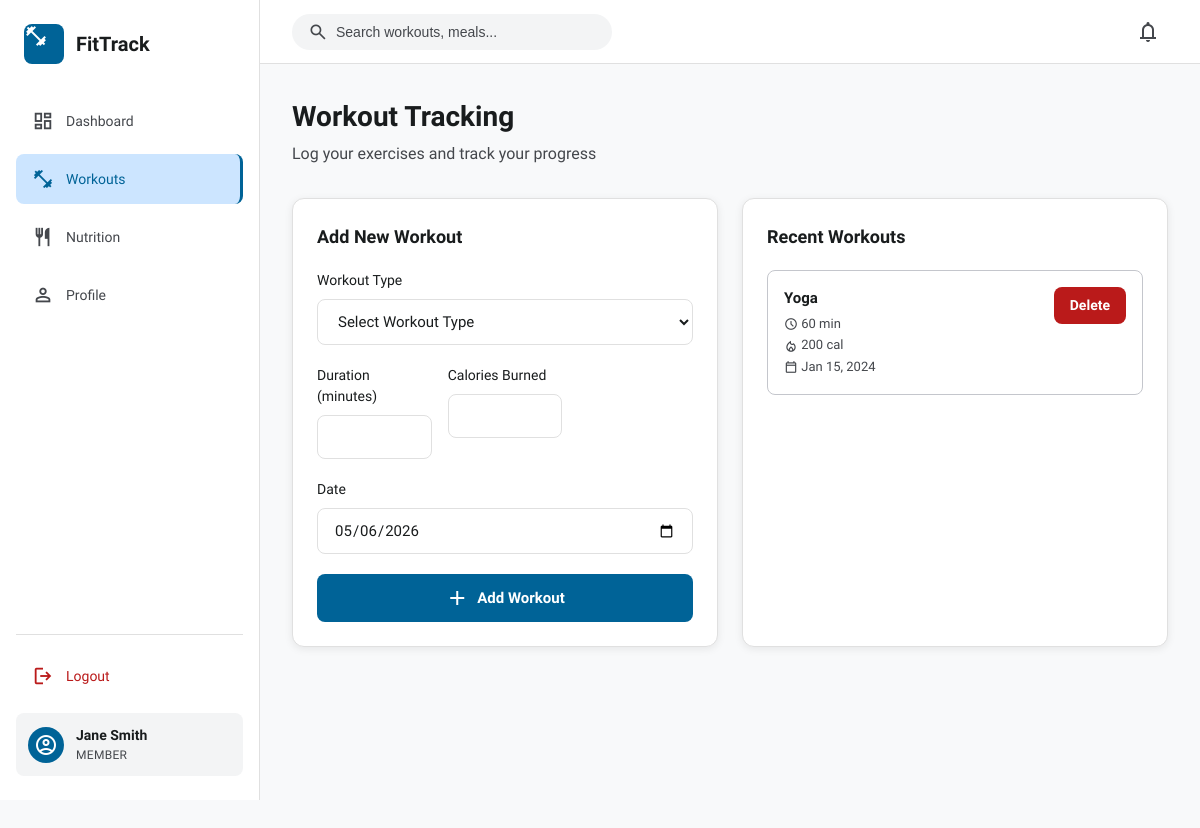
Screenshot of /pages/add_workout.php (signed in) with the database file from the repository.
### tables this page shows
CREATE TABLE workouts (
    id INT AUTO_INCREMENT PRIMARY KEY,
    user_id INT NOT NULL,
    type VARCHAR(50) NOT NULL,
    duration INT NOT NULL,  
    calories_burned INT NOT NULL,
    date DATE NOT NULL,
    created_at TIMESTAMP DEFAULT CURRENT_TIMESTAMP,
    FOREIGN KEY (user_id) REFERENCES users(id) ON DELETE CASCADE
);

### pages/add_workout.php (the view, shortened to what this page needs)
<?php
require_once __DIR__ . '/../core/header.php';
$user_id = $_SESSION['user_id'];
$workouts_sql = "SELECT * FROM workouts WHERE user_id = $user_id ORDER BY date DESC, created_at DESC";
$workouts_result = $conn->query($workouts_sql);
?>
<div class="page-header">
    <h1 class="page-title">Workout Tracking</h1>
    <p class="page-subtitle">Log your exercises and track your progress</p>
</div>
<div class="form-page-grid">
    <div class="form-card">
        <h3>Add New Workout</h3>
        <form method="POST" action="" onsubmit="return validateWorkoutForm()">
            <div class="form-group">
                <label for="type">Workout Type</label>
                <select id="type" name="type" required>
                    <option value="">Select Workout Type</option>
                </select>
            </div>
            <div class="form-row">
                <div class="form-group">
                    <label for="duration">Duration (minutes)</label>
                    <input type="number" id="duration" name="duration" min="1" max="600" required>
                </div>
                <div class="form-group">
                    <label for="calories_burned">Calories Burned</label>
                    <input type="number" id="calories_burned" name="calories_burned" min="1" max="5000" required>
                </div>
            </div>
            <div class="form-group">
                <label for="date">Date</label>
                <input type="date" id="date" name="date" value="<?php echo date('Y-m-d'); ?>" required>
            </div>
            <button type="submit" class="btn btn-primary">
                <span class="material-symbols-outlined">add</span>
                Add Workout
            </button>
        </form>
    </div>
    <div class="list-card">
        <h3>Recent Workouts</h3>
        <?php if ($workouts_result->num_rows > 0): ?>
            <div class="items-list">
                <?php while ($workout = $workouts_result->fetch_assoc()): ?>
                    <div class="list-item">
                        <div class="list-item-info">
                            <h4><?php echo htmlspecialchars($workout['type']); ?></h4>
                            <p><span class="material-symbols-outlined" style="font-size: 14px; vertical-align: middle;">schedule</span> <?php echo $workout['duration']; ?> min</p>
                            <p><span class="material-symbols-outlined" style="font-size: 14px; vertical-align: middle;">local_fire_department</span> <?php echo $workout['calories_burned']; ?> cal</p>
                            <p><span class="material-symbols-outlined" style="font-size: 14px; vertical-align: middle;">calendar_today</span> <?php echo date('M j, Y', strtotime($workout['date'])); ?></p>
                        </div>
                        <div class="list-item-actions">
                            <a href="?delete=<?php echo $workout['id']; ?>"
                               class="btn btn-danger btn-sm"
                               onclick="return confirm('Are you sure you want to delete this workout?')">Delete</a>
                        </div>
                    </div>
                <?php endwhile; ?>
            </div>
        <?php endif; ?>
    </div>
</div>
<?php include __DIR__ . '/../core/footer.php'; ?>

### assets/css/style.css (style rules this page uses)
:root { --primary: #006397; --primary-dark: #041525; --primary-light: #cce5ff; --secondary: #5cb8fd; --secondary-light: #d3e4fa; --surface: #f8f9fa; --surface-container: #ffffff; --surface-variant: #f3f4f5; --on-surface: #191c1d; --on-surface-variant: #44474c; --on-primary: #ffffff; --outline: #e0e0e0; --outline-variant: #c4c6cc; --error: #ba1a1a; --error-container: #ffdad6; --success: #2e7d32; --success-container: #d4edda; --positive: #2e7d32; --negative: #ba1a1a; --sidebar-width: 260px; --header-height: 64px; --radius-sm: 4px; --radius-md: 8px; --radius-lg: 12px; --radius-xl: 16px; --radius-full: 9999px; --shadow-sm: 0 1px 2px rgba(0, 0, 0, 0.05); --shadow-md: 0 4px 6px -1px rgba(0, 0, 0, 0.1), 0 2px 4px -2px rgba(0, 0, 0, 0.1); --shadow-lg: 0 10px 15px -3px rgba(0, 0, 0, 0.1), 0 4px 6px -4px rgba(0, 0, 0, 0.1); --shadow-card: 0 2px 8px rgba(0, 0, 0, 0.08); --font-family: "Lexend", -apple-system, BlinkMacSystemFont, "Segoe UI", sans-serif; --transition-fast: 150ms ease; --transition-base: 250ms ease; --transition-slow: 350ms ease; }
* { margin: 0; padding: 0; box-sizing: border-box; }
html { font-size: 16px; -webkit-font-smoothing: antialiased; -moz-osx-font-smoothing: grayscale; }
body { font-family: var(--font-family); font-weight: 400; line-height: 1.5; color: var(--on-surface); background-color: var(--surface); min-height: 100vh; }
a { color: var(--primary); text-decoration: none; transition: color var(--transition-fast); }
.material-symbols-outlined { font-family: "Material Symbols Outlined"; font-weight: normal; font-style: normal; font-size: 24px; line-height: 1; letter-spacing: normal; text-transform: none; display: inline-block; white-space: nowrap; word-wrap: normal; direction: ltr; -webkit-font-smoothing: antialiased; font-variation-settings: "FILL" 0, "wght" 400, "GRAD" 0, "opsz" 24; }
.form-group { margin-bottom: 1.25rem; }
.form-group label { display: block; font-size: 0.875rem; font-weight: 500; color: var(--on-surface); margin-bottom: 0.5rem; }
.form-group input, .form-group select, .form-group textarea { width: 100%; padding: 0.75rem 1rem; border: 1px solid var(--outline); border-radius: var(--radius-md); font-size: 0.9375rem; font-family: inherit; color: var(--on-surface); background: var(--surface-container); transition: all var(--transition-fast); }
.form-group input::placeholder { color: var(--on-surface-variant); }
.form-row { display: grid; grid-template-columns: repeat(3, 1fr); gap: 1rem; }
.btn { display: inline-flex; align-items: center; justify-content: center; gap: 0.5rem; padding: 0.75rem 1.5rem; border: none; border-radius: var(--radius-md); font-size: 0.9375rem; font-weight: 600; font-family: inherit; cursor: pointer; transition: all var(--transition-fast); text-decoration: none; }
.btn-primary { background: var(--primary); color: var(--on-primary); width: 100%; }
.btn-danger { background: var(--error); color: var(--on-primary); }
.btn-sm { padding: 0.5rem 1rem; font-size: 0.875rem; }
.page-header { margin-bottom: 2rem; }
.page-title { font-size: 1.75rem; font-weight: 700; color: var(--on-surface); margin-bottom: 0.25rem; }
.page-subtitle { font-size: 1rem; color: var(--on-surface-variant); }
.form-page-grid { display: grid; grid-template-columns: 1fr 1fr; gap: 1.5rem; }
.form-card, .list-card { background: var(--surface-container); border-radius: var(--radius-lg); border: 1px solid var(--outline); padding: 1.5rem; box-shadow: var(--shadow-card); }
.form-card h3, .list-card h3 { font-size: 1.125rem; font-weight: 600; margin-bottom: 1.25rem; color: var(--on-surface); }
.items-list { max-height: 500px; overflow-y: auto; display: flex; flex-direction: column; gap: 0.75rem; }
.list-item { display: flex; justify-content: space-between; align-items: flex-start; padding: 1rem; border: 1px solid var(--outline-variant); border-radius: var(--radius-md); transition: all var(--transition-fast); }
.list-item-info h4 { font-weight: 600; color: var(--on-surface); font-size: 0.9375rem; margin-bottom: 0.25rem; }
.list-item-info p { font-size: 0.8125rem; color: var(--on-surface-variant); margin-bottom: 0.125rem; }
.list-item-actions { flex-shrink: 0; }

### rows the page displays
workouts: type "Yoga", duration "60", calories_burned "200", date "Jan 15, 2024"

### other values shown
$_SESSION['user_name'] "Jane Smith"
